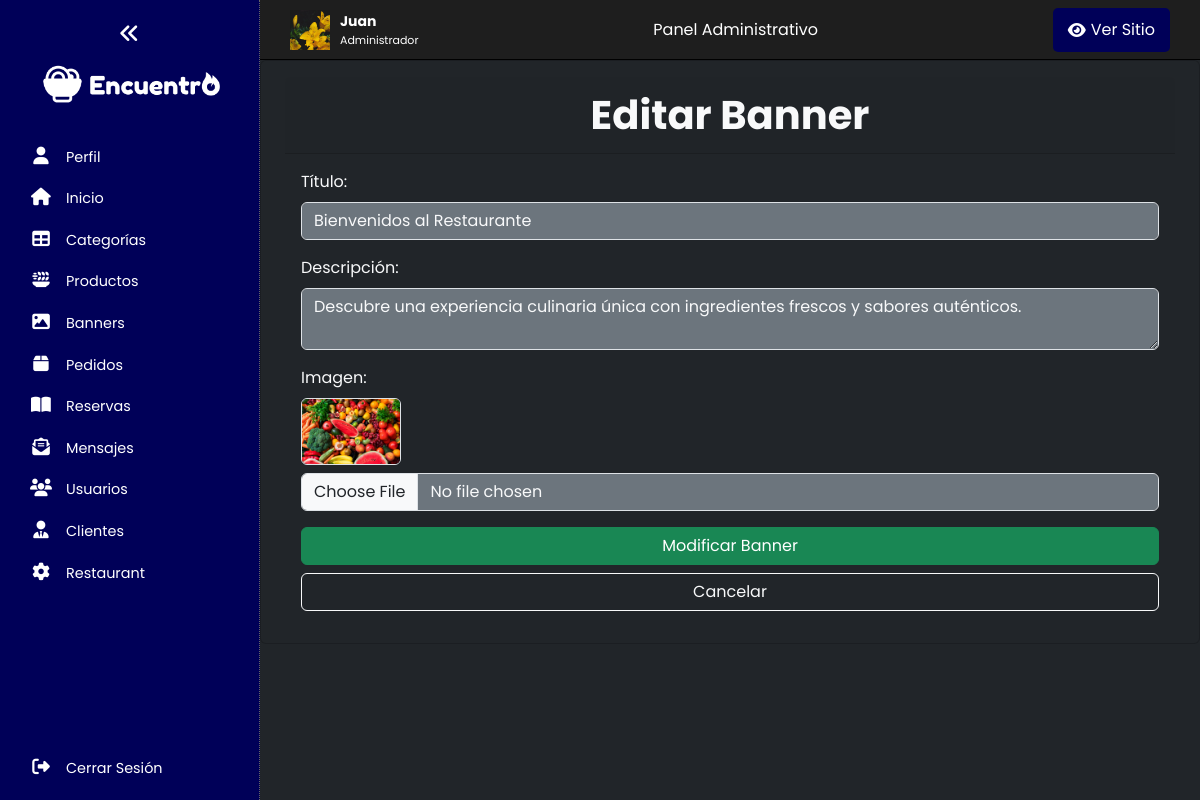
Page /panel/banners/editar.php?txtID=1 (signed in) on the committed database.
### tables this page shows
CREATE TABLE banners (
    id_banner INT AUTO_INCREMENT PRIMARY KEY,
    pagina VARCHAR(50) NOT NULL,
    imagen VARCHAR(255) NOT NULL,
    titulo VARCHAR(100),
    descripcion TEXT
);

### panel/banners/editar.php (the view, shortened to what this page needs)
<?php
include("../bd.php");
if (isset($_GET['txtID'])) {
    $txtID = $_GET["txtID"];
    $sentencia = $conect->prepare("SELECT * FROM banners WHERE id_banner = :id");
    $sentencia->bindParam(":id", $txtID);
    $sentencia->execute();
    $registro = $sentencia->fetch(PDO::FETCH_ASSOC);
}
include("../recursos/header.php");
?>
<div class="card bg-dark text-light py-3 px-4">
    <div class="card-header text-center">
        <span class="seccion_titulo">Editar Banner</span>
    </div>
    <div class="card-body">
        <form action="" method="post" enctype="multipart/form-data">
            <div class="mb-3">
                <label for="titulo" class="form-label">Título:</label>
                <input type="text" class="form-control bg-secondary text-light" value="<?php echo $registro['titulo']; ?>" name="titulo" required>
            </div>
            <div class="mb-3">
                <label for="descripcion" class="form-label">Descripción:</label>
                <textarea class="form-control bg-secondary text-light" name="descripcion" required><?php echo $registro['descripcion']; ?></textarea>
            </div>
            <div class="mb-3">
                <label for="imagen" class="form-label">Imagen:</label>
                <br/>
                <img width="100" src="../../img/banners/<?php echo $registro['imagen']; ?>" alt="Imagen actual" class="border rounded">
                <input type="file" class="form-control bg-secondary text-light mt-2" name="imagen">
            </div>
            <div class="d-grid gap-2">
                <button type="submit" class="btn btn-success">Modificar Banner</button>
                <a href="index.php" class="btn btn-outline-light">Cancelar</a>
            </div>
        </form>
    </div>
</div>
<?php include("../recursos/footer.php"); ?>

### css/data.css (style rules this page uses)
:root { --header-height: 5rem; --color_primario: #ff8000; --color_secundario: #32005b; --color_gris: #171717; --color_blanco: #ffffff; --color_negro: #000000; --color_success: #1ae000; --color_info: #0066eb; --color_danger: #cf0000; --color_body: white; --color_sidebar_panel: rgb(0, 0, 88); --nav_font: "Montserrat", sans-serif; --body_font: "Oswald", sans-serif; --logo_font: "BankGothic"; --normal-font-size: 0.938rem; --font_regular: 400; --font_semi_bold: 600; --max_width: 1024px; --titulo_banner: 70px; --subtitulo_banner: 22px; --descripcion_banner: 20px; --seccion_titulo: 40px; --seccion_subtitulo: 20px; --seccion_item: 23px; --seccion_parrafo: 15px; --tablet__titulo_banner: 55px; --tablet__subtitulo_banner: 20px; --tablet__descripcion_banner: 18px; --tablet__seccion_titulo: 30px; --tablet__seccion_subtitulo: 18px; --tablet__seccion_parrafo: 14px; --tablet__seccion_item: 19px; --movil__titulo_banner: 38px; --movil__subtitulo_banner: 18px; --movil__descripcion_banner: 16px; --movil__seccion_titulo: 26px; --movil__seccion_subtitulo: 16px; --movil__seccion_parrafo: 13px; --movil__seccion_item: 17px; --paddingy: 50px; --color_scroll: rgba(255, 255, 255, 0.075); --color_scroll_hover: rgba(255, 255, 255, 0.2); }
* { box-sizing: border-box; }
.seccion_titulo { font-size: var(--seccion_titulo); font-weight: bolder; margin: 5px 0px; }

### panel/recursos/header.css (style rules this page uses)
body { box-sizing: border-box; margin: 0; padding: 0; }
a { text-decoration: none; }
body { font-family: 'Poppins', sans-serif; }
.wrapper { display: flex; height: 100vh; background-color: #212529; }

### rows in the picture
banners: titulo "Bienvenidos al Restaurante", descripcion "Descubre una experiencia culinaria única con ingredientes frescos y sabores auténticos.", imagen (picture)

### other values in the picture
$item_name "Perfil"
$item_name "Inicio"
$item_name "Categorías"
$item_name "Productos"
$item_name "Banners"
$item_name "Pedidos"
$item_name "Reservas"
$item_name "Mensajes"
$item_name "Usuarios"
$item_name "Clientes"
$item_name "Restaurant"
$_SESSION['usuario_nombre'] "Juan"
$_SESSION['usuario_rol'] "Administrador"
